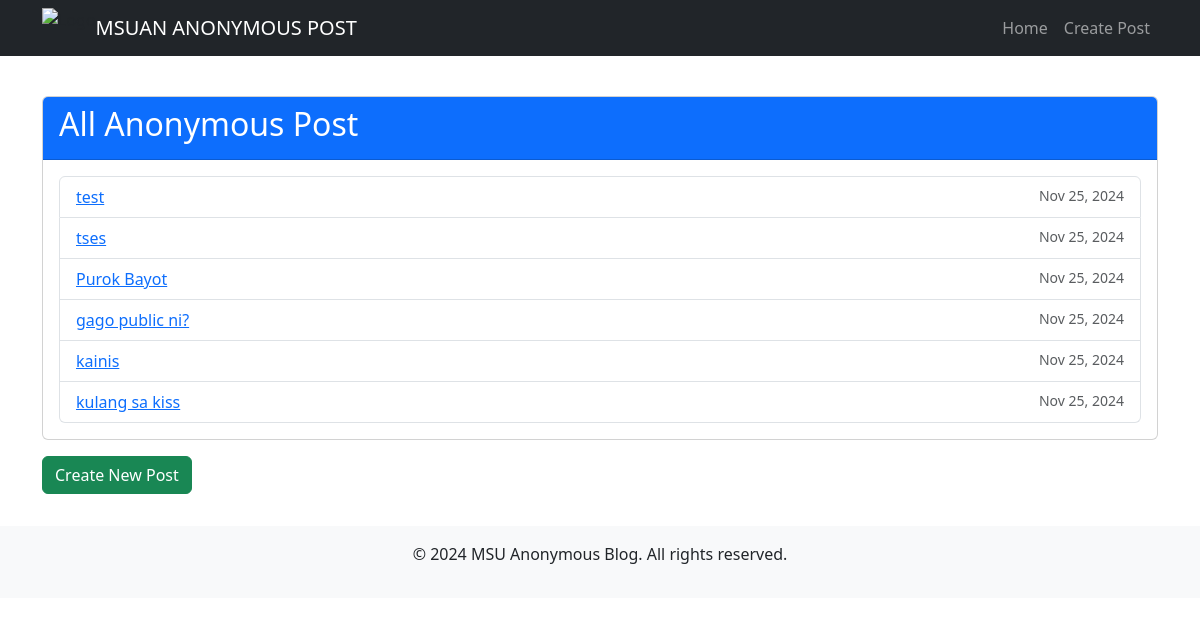
The page / on the database its author committed.
### blog/models.py (models this page shows, shortened)
class Post(models.Model):
    title = models.CharField(max_length=200)
    content = models.TextField()
    created_at = models.DateTimeField(auto_now_add=True)
    updated_at = models.DateTimeField(auto_now=True)

### blog/views.py (the view)
# urls.py: path('', post_list, name='post_list'),
def post_list(request):
    posts = Post.objects.all()
    return render(request, 'blog/post_list.html', {'posts': posts})

### blog/templates/blog/post_list.html (shortened to what this page needs)
{% extends 'blog/base.html' %}
{% block content %}
<div class="card mt-4">
    <div class="card-header bg-primary text-white">
        <h2>All Anonymous Post</h2>
    </div>
    <div class="card-body">
        <ul class="list-group">
            {% for post in posts %}
            <li class="list-group-item">
                <a href="{% url 'post_detail' post.pk %}">{{ post.title }}</a>
                <span class="text-muted small float-end">{{ post.created_at|date:"M d, Y" }}</span>
            </li>
            {% endfor %}
        </ul>
    </div>
</div>
<a href="{% url 'post_create' %}" class="btn btn-success mt-3">Create New Post</a>
{% endblock %}

### blog/templates/blog/base.html (shortened to what this page needs)
<!DOCTYPE html>
<html lang="en">
<head>
    <link rel="stylesheet" href="https://cdnjs.cloudflare.com/ajax/libs/bootstrap/5.3.0/css/bootstrap.min.css">
</head>
<body>
    <nav class="navbar navbar-expand-lg navbar-dark bg-dark fixed-top">
        <div class="container">
            <img src="https://msugensan.edu.ph/wp-content/uploads/2021/06/msugensan-logo-w-bg.png" alt="Logo" style="height: 40px; width: auto;">
            <a class="navbar-brand" href="{% url 'post_list' %}">MSUAN ANONYMOUS POST</a>
            <div class="collapse navbar-collapse" id="navbarNav">
                <ul class="navbar-nav ms-auto">
                    <li class="nav-item">
                        <a class="nav-link" href="{% url 'post_list' %}">Home</a>
                    </li>
                    <li class="nav-item">
                        <a class="nav-link" href="{% url 'post_create' %}">Create Post</a>
                    </li>
                </ul>
            </div>
        </div>
    </nav>
    <div class="container">
        <div class="row">
            <div class="col-12">
                {% block content %}{% endblock %}
            </div>
        </div>
    </div>
    <footer>
        <p>&copy; 2024 MSU Anonymous Blog. All rights reserved.</p>
    </footer>
</body>
</html>

### blog/templates/blog/base.html (style rules this page uses)
body { padding-top: 4.5rem; }
footer { background-color: #f8f9fa; padding: 1rem 0; text-align: center; margin-top: 2rem; }

### rows shown on the page
Post: title "test", created_at "Nov 25, 2024"
Post: title "tses", created_at "Nov 25, 2024"
Post: title "Purok Bayot", created_at "Nov 25, 2024"
Post: title "gago public ni?", created_at "Nov 25, 2024"
Post: title "kainis", created_at "Nov 25, 2024"
Post: title "kulang sa kiss", created_at "Nov 25, 2024"
